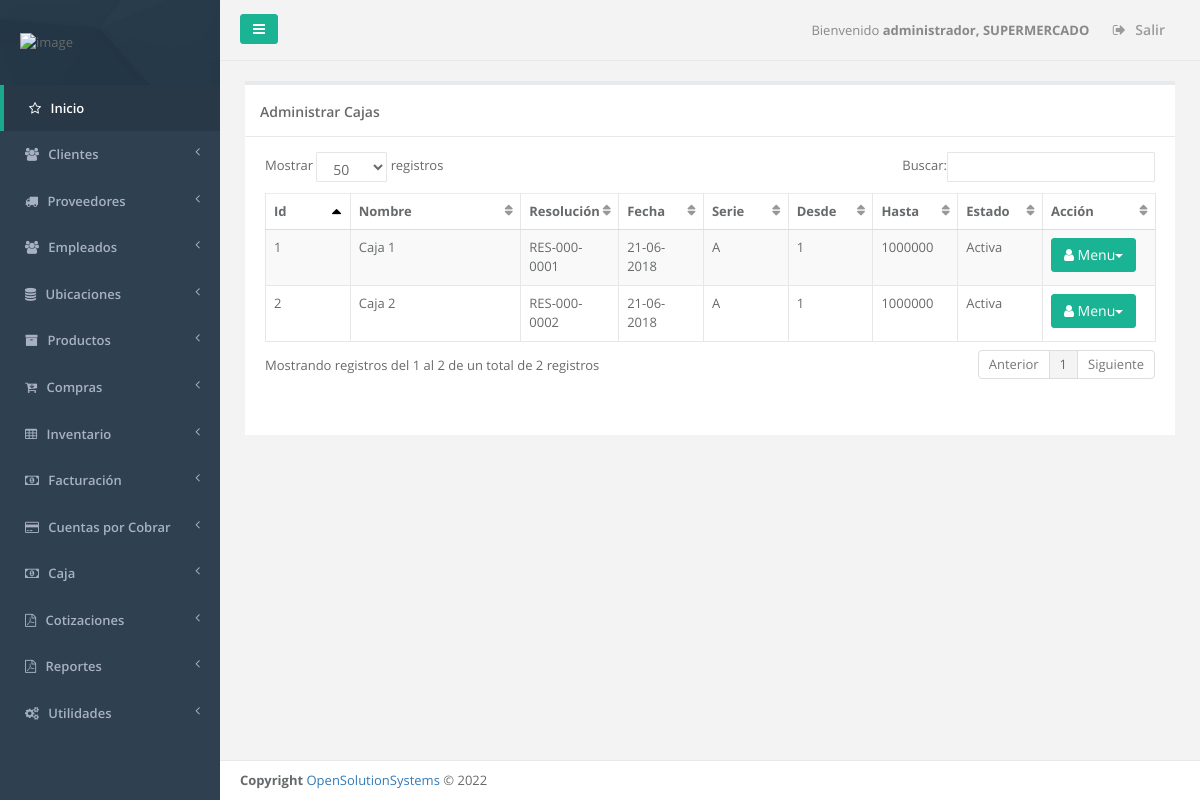
The page /admin_caja.php (signed in) on the database its author committed.
### tables this page shows
CREATE TABLE `menu` (
  `id_server` int(11) NOT NULL,
  `unique_id` text NOT NULL,
  `id_menu` int(11) NOT NULL AUTO_INCREMENT,
  `nombre` varchar(250) DEFAULT NULL,
  `prioridad` int(11) DEFAULT NULL,
  `icono` varchar(250) NOT NULL,
  `visible` tinyint(1) NOT NULL,
  PRIMARY KEY (`id_menu`)
);

CREATE TABLE `sucursal` (
  `id_server` int(11) NOT NULL,
  `unique_id` text NOT NULL,
  `id_sucursal` int(11) NOT NULL AUTO_INCREMENT,
  `descripcion` text NOT NULL,
  `direccion` varchar(255) NOT NULL,
  `telefono1` varchar(20) NOT NULL,
  `telefono2` varchar(20) NOT NULL,
  `casa_matriz` tinyint(1) NOT NULL,
  `iva` float NOT NULL,
  `monto_retencion1` float NOT NULL,
  `monto_retencion10` float NOT NULL,
  `monto_percepcion` float NOT NULL,
  `n_sucursal` int(11) NOT NULL,
  `vigencia_factura` int(11) NOT NULL,
  `vigencia_pedido` int(11) NOT NULL,
  `giro` varchar(100) NOT NULL,
  `nrc` varchar(100) NOT NULL,
  `nit` varchar(100) NOT NULL,
  `razon_social` varchar(150) NOT NULL,
  `logo` varchar(150) NOT NULL,
  `serie_cof` varchar(100) NOT NULL,
  `desde_cof` int(11) NOT NULL,
  `hasta_cof` int(11) NOT NULL,
  `serie_ccf` varchar(100) NOT NULL,
  `desde_ccf` int(11) NOT NULL,
  `hasta_ccf` int(11) NOT NULL,
  `ultima_act` date NOT NULL,
  PRIMARY KEY (`id_sucursal`)
);

CREATE TABLE `caja` (
  `id_server` int(11) NOT NULL,
  `unique_id` text NOT NULL,
  `id_sucursal` int(11) NOT NULL,
  `id_caja` int(11) NOT NULL AUTO_INCREMENT,
  `nombre` varchar(100) NOT NULL,
  `serie` varchar(11) NOT NULL,
  `desde` int(11) NOT NULL,
  `hasta` int(11) NOT NULL,
  `correlativo_dispo` int(11) NOT NULL,
  `resolucion` varchar(100) NOT NULL,
  `fecha` date NOT NULL,
  `activa` tinyint(1) NOT NULL,
  PRIMARY KEY (`id_caja`)
);

### _conexion.php (called while the page is built, shortened)
<?php
$username = "root";
$password = "admin$2022**.";
$hostname = "localhost";
$dbname = "elpacifico";
$conexion = mysqli_connect("$hostname","$username","$password","$dbname");
function _query($sql_string){
  global $conexion;
  mysqli_set_charset($conexion,"utf8");
  $query=mysqli_query($conexion,$sql_string);
  return $query;
}
function _fetch_array($sql_string){
  $fetched = mysqli_fetch_array($sql_string,MYSQLI_ASSOC);
  return $fetched;
}
function _num_rows($sql_string){
  $rows = mysqli_num_rows($sql_string);
  return $rows;
}
function get_name_script($url){
  if ( strpos($url, '/') !== FALSE ){
    $nombre_archivo_tmp = explode('/', $url);
  }
  $nombre_archivo= array_pop($nombre_archivo_tmp );
  return  $nombre_archivo;
}
function permission_usr($id_user,$filename){
  $sql1="SELECT menu.id_menu, menu.nombre as nombremenu, menu.prioridad,
  modulo.id_modulo,  modulo.nombre as nombremodulo, modulo.descripcion, modulo.filename,
  usuario_modulo.id_usuario,usuario.admin as admin
  FROM menu, modulo, usuario_modulo, usuario
  WHERE usuario.id_usuario='$id_user'
  AND menu.id_menu=modulo.id_menu
  AND usuario.id_usuario=usuario_modulo.id_usuario
  AND usuario_modulo.id_modulo=modulo.id_modulo
  AND modulo.filename='$filename'
  ";
  $result1=_query($sql1);
  $count1=_num_rows($result1);
  if($count1 >0){
    $row1=_fetch_array($result1);
    $admin=$row1['admin'];
    $nombremodulo=$row1['nombremodulo'];
    $filename=$row1['filename'];
    $name_link=$filename;
  }
  else{
    $name_link='NOT';
  }
  return $name_link;
}
function ED($fecha){
  $dia = substr($fecha,8,2);
  $mes = substr($fecha,5,2);
  $a = substr($fecha,0,4);
  $fecha = "$dia-$mes-$a";
  return $fecha;
}
?>

### admin_caja.php (the view, shortened to what this page needs)
<?php
  function initial(){
	$_PAGE = array ();
	$title='Administrar Cajas';
	$_PAGE ['links'] = null;
	$_PAGE ['links'] .= '<link href="css/bootstrap.min.css" rel="stylesheet">';
	$_PAGE ['links'] .= '<link href="font-awesome/css/font-awesome.css" rel="stylesheet">';
	$_PAGE ['links'] .= '<link href="css/plugins/iCheck/custom.css" rel="stylesheet">';
	$_PAGE ['links'] .= '<link href="css/plugins/chosen/chosen.css" rel="stylesheet">';
	$_PAGE ['links'] .= '<link href="css/plugins/toastr/toastr.min.css" rel="stylesheet">';
	$_PAGE ['links'] .= '<link href="css/plugins/dataTables/dataTables.bootstrap.css" rel="stylesheet">';
	$_PAGE ['links'] .= '<link href="css/plugins/dataTables/dataTables.responsive.css" rel="stylesheet">';
	$_PAGE ['links'] .= '<link href="css/plugins/dataTables/dataTables.tableTools.min.css" rel="stylesheet">';
	$_PAGE ['links'] .= '<link href="css/animate.css" rel="stylesheet">';
	$_PAGE ['links'] .= '<link href="css/style.css" rel="stylesheet">';
  $_PAGE ['links'] .= '<link href="css/plugins/sweetalert/sweetalert.css" rel="stylesheet">';
	include_once "header.php";
	include_once "main_menu.php";
	$id_user=$_SESSION["id_usuario"];
	$admin=$_SESSION["admin"];
	$uri = $_SERVER['SCRIPT_NAME'];
	$filename=get_name_script($uri);
	$links=permission_usr($id_user,$filename);
?>
	<div class="wrapper wrapper-content  animated fadeInRight">
		<div class="row" id="row1">
			<div class="col-lg-12">
				<div class="ibox float-e-margins">
					<?php
						if ($links!='NOT' || $admin=='1' ){
						echo"
                        <div class='ibox-title'>
													<h4>$title</h4>
                        </div>";
                        ?>
						<div class="ibox-content">
							<section>
								<table class="table table-striped table-bordered table-hover" id="editable">
									<thead>
										<tr>
											<th class="col-lg-1">Id </th>
											<th class="col-lg-2">Nombre</th>
											<th class="col-lg-1">Resolución</th>
											<th class="col-lg-1">Fecha</th>
											<th class="col-lg-1">Serie</th>
											<th class="col-lg-1">Desde</th>
											<th class="col-lg-1">Hasta</th>
											<th class="col-lg-1">Estado</th>
											<th class="col-lg-1">Acci&oacute;n</th>
										</tr>
									</thead>
									<tbody>
                    <?php
                      $sql_caja = _query("SELECT * FROM caja WHERE id_sucursal=$_SESSION[id_sucursal]");
                      $cuenta = _num_rows($sql_caja);
                      if($cuenta > 0)
                      {
                        while($row = _fetch_array($sql_caja))
                        {
                          $id_caja = $row["id_caja"];
                          $nombre = $row["nombre"];
                          $serie = $row["serie"];
                          $resolucion = $row["resolucion"];
                          $desde = $row["desde"];
                          $fecha = $row["fecha"];
                          $hasta = $row["hasta"];
                          $estado = $row["activa"];
                          if($estado == 1)
                          {
                            $text = "Activa";
                          }
                          else
                          {
                            $text = "Inactiva";
                            $text1 = "Activar";
                            $fa = "fa fa-eye";
                          }
                          echo "<tr>";
                          echo "<td><input type='hidden' id='id_caja' value='".$id_caja."'>".$id_caja."</td>";
                          echo "<td>".$nombre."</td>";
                          echo "<td>".$resolucion."</td>";
                          echo "<td>".ED($fecha)."</td>";
                          echo "<td>".$serie."</td>";
                          echo "<td>".$desde."</td>";
                          echo "<td>".$hasta."</td>";
                          echo "<td><input type='hidden' id='estado1' value='".$estado."'>".$text."</td>";
                          echo"<td>
                          <div class=\"btn-group\">
      										  <a href=\"#\" data-toggle=\"dropdown\" class=\"btn btn-primary dropdown-toggle\"><i class=\"fa fa-user icon-white\"></i> Menu<span class=\"caret\"></span></a>
        										<ul class=\"dropdown-menu dropdown-primary\">";
        										echo "
                            </ul>
      										</div>
      										</td>
      										</tr>";
                        }
                      }
                    ?>
                  </tbody>
								</table>
							</section>
						</div>
				</div>
			</div>
		</div>
	</div>
	<?php
	include("footer.php");
		}
else {
		echo "<br><br><div class='alert alert-warning'>No tiene permiso para este modulo.</div><div></div><div></div>";
	}
}
if (! isset ( $_REQUEST ['process'] ))
{
  initial();
}
?>

### main_menu.php (shortened to what this page needs)
<?php
  $id_sucursal = $_SESSION['id_sucursal'];
  $sql_sucursal = "SELECT * FROM sucursal WHERE id_sucursal = '$id_sucursal'";
  $query_sucursal = _query($sql_sucursal);
  $row_sucursal = _fetch_array($query_sucursal);
  $logo = $row_sucursal['logo'];
?>
<nav class="navbar-default navbar-static-side" role="navigation">
  <div class="sidebar-collapse">
    <ul class="nav" id="side-menu">
      <li class="nav-header">
        <div class="dropdown profile-element"> <span>
          <img alt="image" class="img-responsive" src="<?php echo $logo;  ?>" width="180px" style="margin-left: -3%;">
        </span>
      </div>
    </li>
    <?php
    $id_user=$_SESSION["id_usuario"];
    $admin=$_SESSION["admin"];
    $icono='fa fa-star-o';
    $sql_menus="SELECT id_menu, nombre, prioridad,icono FROM menu order by prioridad";
    $result=_query($sql_menus);
    $main_lnk='dashboard.php';
    if($admin=='1')
    {
      echo  "<li class='active'>";
      echo "<a href='dashboard.php'><i class='".$icono."'></i> <span class='nav-label'>Inicio</span></a>";
      echo  "</li>";
    }
    else
    {
      echo  "<li class='active'>";
      echo "<a href='dashboard.php'><i class='".$icono."'></i> <span class='nav-label'>Inicio</span></a>";
      echo  "</li>";
    }
    while($row=_fetch_array($result))
    {
      $menuname=$row['nombre'];
      $id_menu=$row['id_menu'];
      $icono=$row['icono'];
      if($admin=='1')
      {
        $sql_links="SELECT distinct menu.id_menu, menu.nombre as nombremenu, menu.prioridad,
        modulo.id_modulo, modulo.nombre as nombremodulo, modulo.descripcion, modulo.filename, usuario.admin
        FROM menu, modulo, usuario
        WHERE usuario.id_usuario='$id_user'
        AND usuario.admin='1'
        AND menu.id_menu='$id_menu'
        AND menu.id_menu=modulo.id_menu
        AND modulo.mostrarmenu='1'
        AND menu.visible=1
        ";
      }
      $result_modules=_query($sql_links);
      $numrow2=_num_rows($result_modules);
      if($numrow2>0)
      {
        echo "<li><a href='".$main_lnk."'><i class='".$icono."'></i></i> <span class='nav-label'>".$menuname."</span> <span class='fa arrow'></span></a>";
        echo" </li>";
      }
    }
  ?>
</div>
</nav>
<div id="page-wrapper" class="gray-bg">
  <div class="row border-bottom">
    <nav class="navbar navbar-static-top" role="navigation" style="margin-bottom: 0">
      <div class="navbar-header">
        <a class="navbar-minimalize minimalize-styl-2 btn btn-primary"><i class="fa fa-bars"></i> </a>
      </div>
      <?php
      $id_sucursal=$_SESSION["id_sucursal"];
      $qsucursal=_query("SELECT descripcion FROM sucursal WHERE id_sucursal='$id_sucursal'");
      $row_sucursal=_fetch_array($qsucursal);
      $sucursal=$row_sucursal["descripcion"];
      ?>
      <ul class="nav navbar-top-links navbar-right">
        <li>
          <span class="m-r-sm text-muted welcome-message">Bienvenido <b><?php echo $_SESSION["nombre"].", ".$sucursal ?> </b></span>
        </li>
        <li>
          <a href="logout.php">
            <i class="fa fa-sign-out"></i> Salir
          </a>
        </li>
      </ul>
    </nav>
  </div>

### rows shown on the page
menu: nombre "Clientes"
menu: nombre "Proveedores"
menu: nombre "Empleados"
menu: nombre "Ubicaciones"
menu: nombre "Productos"
menu: nombre "Compras"
menu: nombre "Inventario"
menu: nombre "Facturación"
menu: nombre "Cuentas por Cobrar"
menu: nombre "Caja"
menu: nombre "Cotizaciones"
menu: nombre "Reportes"
menu: nombre "Utilidades"
sucursal: descripcion "SUPERMERCADO"
caja: id_caja "1", nombre "Caja 1", resolucion "RES-000-0001", fecha "21-06-2018", serie "A", desde "1", hasta "1000000", activa "Activa"
caja: id_caja "2", nombre "Caja 2", resolucion "RES-000-0002", fecha "21-06-2018", serie "A", desde "1", hasta "1000000", activa "Activa"

### other values the page prints
$_SESSION["nombre"] "administrador"
$title "Administrar Cajas"
